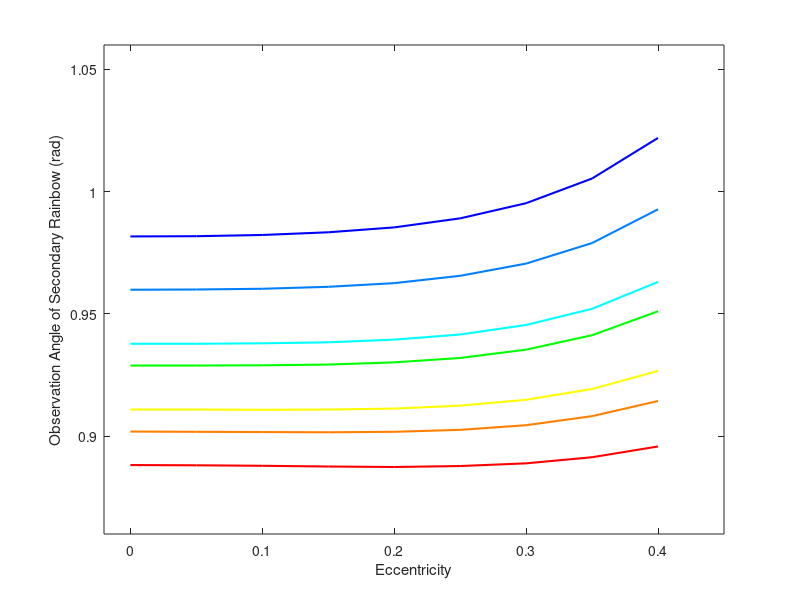

Write the MATLAB code that produced this figure.
clear all

x=[0,0.05,0.1,0.15,0.2,0.25,0.3,0.35,0.4];

colors=[1,0,0;
    1,0.5,0;
    1,1,0;
    0,1,0;
    0,1,1;
    0,0.5,1;
    0,0,1;];

y=[0.8882    0.9019    0.9109    0.9289    0.9378    0.9599    0.9817;

0.8881    0.9018    0.9109    0.9289    0.9378    0.9600    0.9818;
0.8879    0.9017    0.9108    0.9290    0.9380    0.9603    0.9823;
0.8876    0.9016    0.9109    0.9293    0.9384    0.9611    0.9834;
0.8874    0.9018    0.9113    0.9302    0.9395    0.9626    0.9854;
0.8878    0.9026    0.9125    0.9320    0.9416    0.9656    0.9891;
0.8889    0.9045    0.9149    0.9354    0.9455    0.9706    0.9953;
0.8914    0.9082    0.9193    0.9413    0.9521    0.9790    1.0054;
0.8958    0.9144    0.9267    0.9511    0.9631    0.9928    1.0220];

for i=1:7

plot(x,y(:,i),'LineWidth',1.5,'color',[colors(i,:)]);
hold on;

end

axis([-0.02,0.45 0.86,1.06]);

xlabel('Eccentricity');
ylabel('Observation Angle of Secondary Rainbow (rad)');
